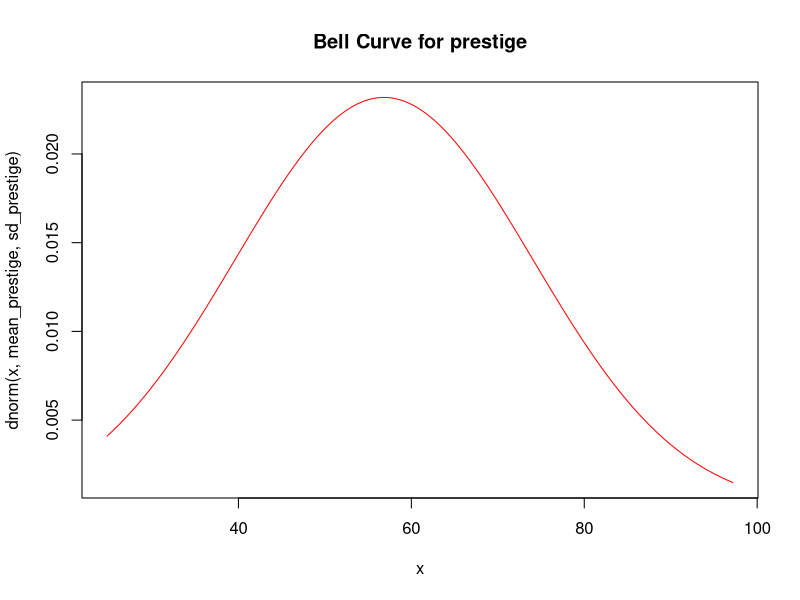
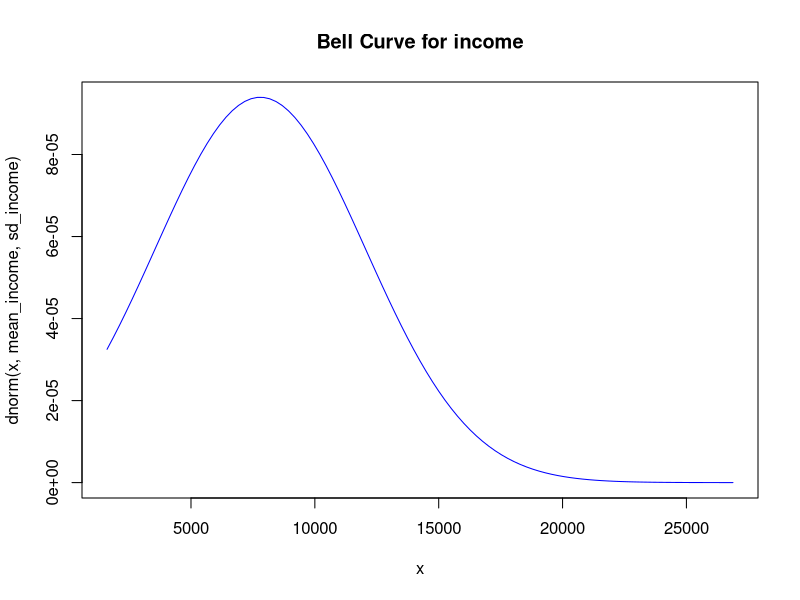
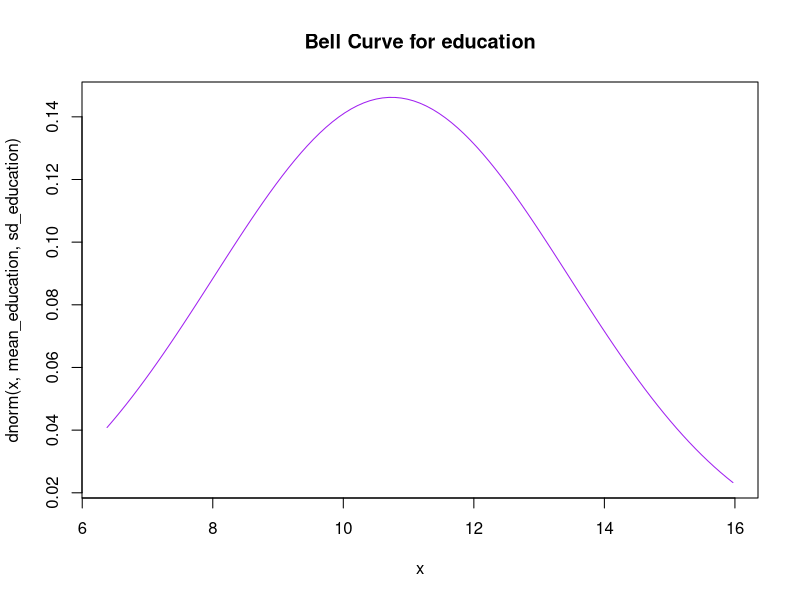
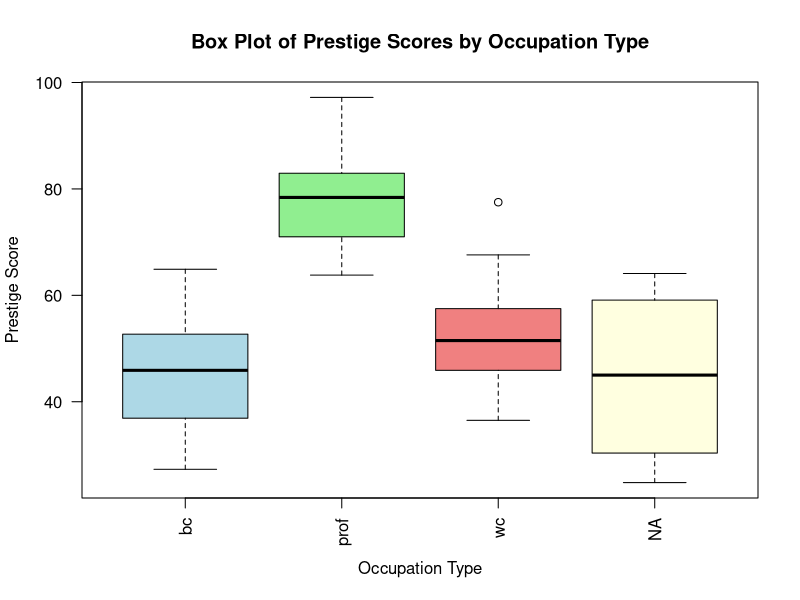
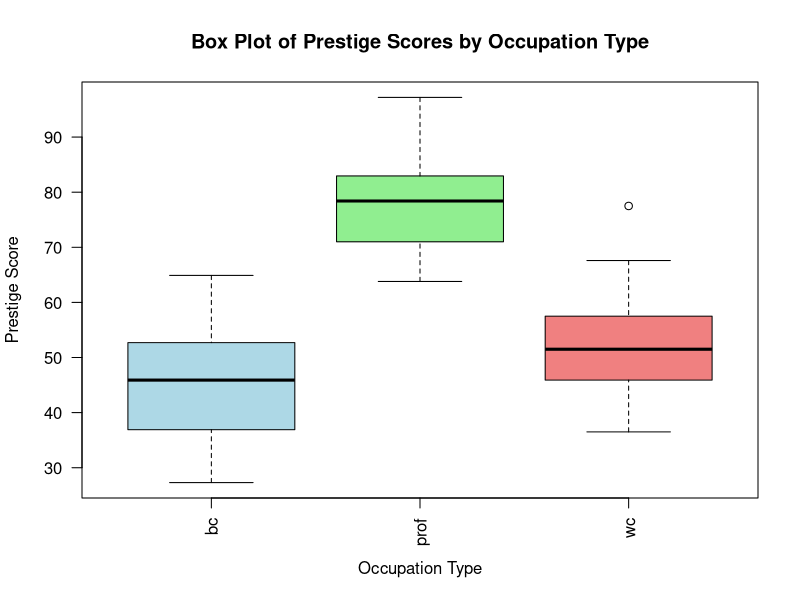
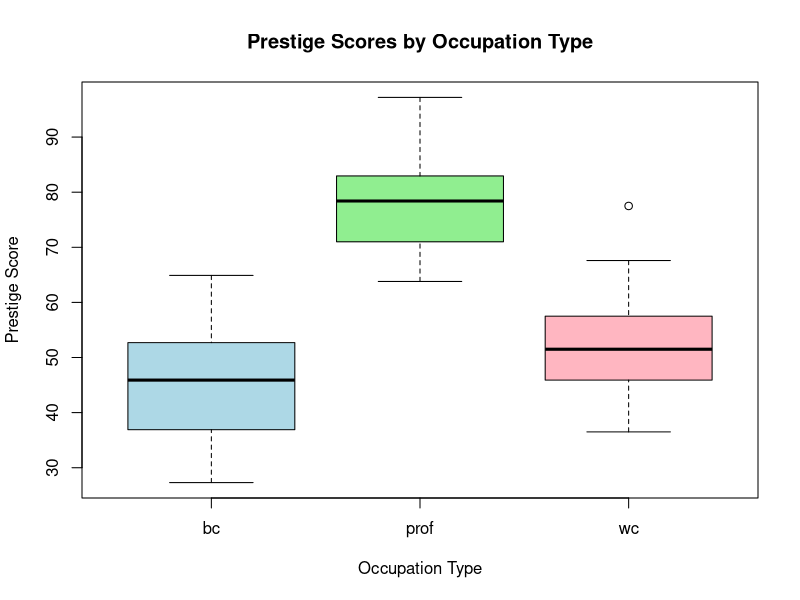
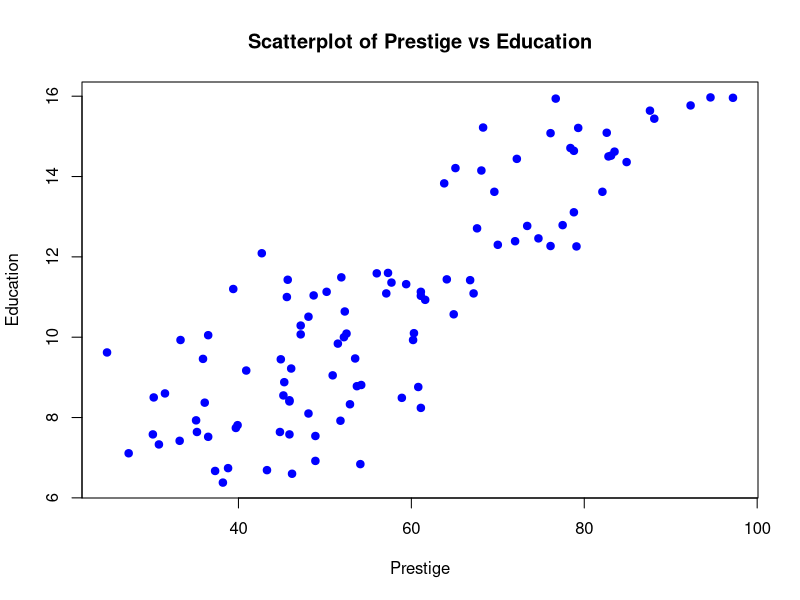
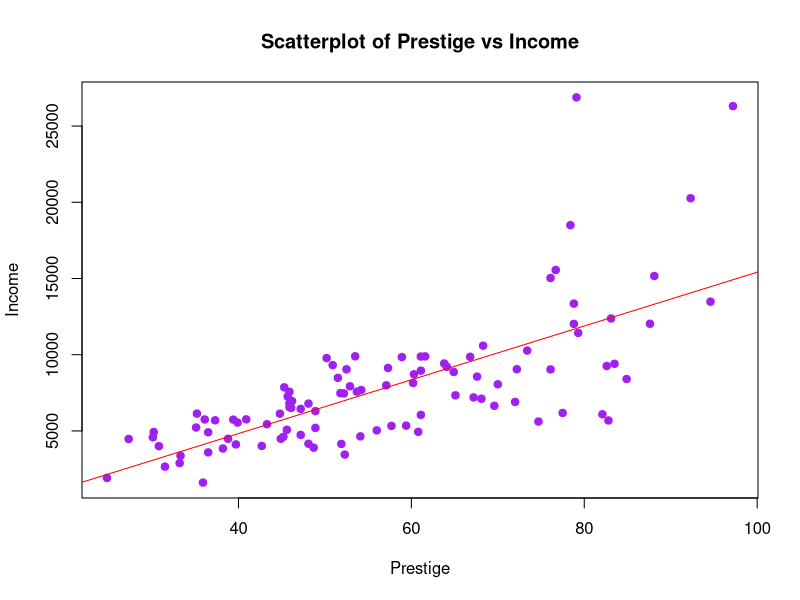

R code for these plots, in order:
# Load the data set
pres_new<-read.csv("Prestige_New.csv")

# View the first few rows
head(pres_new)

# Calculate minimum income of the incumbents
min_income <- min(pres_new$income)
#Print Result
print(paste("Minimum Income of the incumbents:",min_income))

#Calculate maximum income of the incumbents
max_income <- max(pres_new$income)
#Print Result
print(paste("Maximum Income of the incumbents:",max_income))

#Calculate mean income of the incumbents
mean_income <- mean(pres_new$income)
#Print Result
print(paste("Mean Income of the incumbents:", mean_income))

#Calculate median income of the incumbents
median_income <- median(pres_new$income)
#Print Result
print(paste("Median Income of the incumbents:", median_income))

# Define a function to find the mode
get_mode<-function(v){
  uniqv<-unique(v)
  uniqv[which.max(tabulate(match(v,uniqv)))]
}

#Calculate mode income of the incumbents
mode_income <- get_mode(pres_new$income)
#Print Result
print(paste("Mode Income of the incumbents:",mode_income))


# Summary statistics for prestige, education, and income
summary_statistics <- summary(pres_new[c("prestige", "education", "income")])
#Print Result
print(summary_statistics )


#finding central tendency analysis for prestige variable

mean_prestige <- mean(pres_new$prestige)
print(mean_prestige)

sd_prestige <- sd(pres_new$prestige)
print(sd_prestige)

#bell curve for prestige variable graphical analysis

curve(dnorm(x,mean_prestige,sd_prestige),
      col = "red",xlim = c(min(pres_new$prestige),max(pres_new$prestige)),
      main = "Bell Curve for prestige")



#finding central tendency analysis for income variable

mean_income <- mean(pres_new$income)
print(mean_income)

sd_income <- sd(pres_new$income)
print(sd_income)

#bell curve for income variable graphical analysis

curve(dnorm(x,mean_income,sd_income),
      col = "blue",xlim = c(min(pres_new$income),max(pres_new$income)),
      main = "Bell Curve for income")



#finding central tendency analysis for education variable

mean_education <- mean(pres_new$education)
print(mean_education)

sd_education <- sd(pres_new$education)
print(sd_education)

#bell curve for education variable graphical analysis

curve(dnorm(x,mean_education,sd_education),
      col = "purple",xlim = c(min(pres_new$education),max(pres_new$education)),
      main = "Bell Curve for education")


#Statistical Analysis

# Create subsets of the prestige scores
Occupation_type_Blue_Collar <- pres_new$prestige[pres_new$type == "bc"]
Occupation_type_Professional_Managerial_Technical <- pres_new$prestige[pres_new$type == "prof"]
Occupation_type_White_Collar <- pres_new$prestige[pres_new$type == "wc"]
Occupation_type_Not_Available <- pres_new$prestige[is.na(pres_new$type)]

# Perform pairwise t-tests
t_test_bc_prof <- t.test(Occupation_type_Blue_Collar, Occupation_type_Professional_Managerial_Technical)
t_test_bc_wc <- t.test(Occupation_type_Blue_Collar, Occupation_type_White_Collar)
t_test_bc_na <- t.test(Occupation_type_Blue_Collar, Occupation_type_Not_Available)
t_test_prof_wc <- t.test(Occupation_type_Professional_Managerial_Technical, Occupation_type_White_Collar)
t_test_prof_na <- t.test(Occupation_type_Professional_Managerial_Technical, Occupation_type_Not_Available)
t_test_wc_na <- t.test(Occupation_type_White_Collar, Occupation_type_Not_Available)


# Display results
t_test_bc_prof
t_test_bc_wc
t_test_bc_na
t_test_prof_wc
t_test_prof_na
t_test_wc_na


# Create a box plot (Manual Grouping)
boxplot(Occupation_type_Blue_Collar, 
        Occupation_type_Professional_Managerial_Technical, 
        Occupation_type_White_Collar, 
        Occupation_type_Not_Available,
        names = c("bc", "prof", "wc", "NA"),
        main = "Box Plot of Prestige Scores by Occupation Type",
        ylab = "Prestige Score",
        xlab = "Occupation Type",
        col = c("lightblue", "lightgreen", "lightcoral", "lightyellow"),
        las = 2) 


# Create a box plot (Automatic Grouping)
boxplot(pres_new$prestige~pres_new$type,
        main = "Box Plot of Prestige Scores by Occupation Type",
        ylab = "Prestige Score",
        xlab = "Occupation Type",
        col = c("lightblue", "lightgreen", "lightcoral"),
        las = 2) 



# Perform one-way ANOVA
anova_result <- aov(prestige ~ type, data = pres_new)
print(anova_result)

# Summary of the ANOVA test
summary(anova_result)


# Create a box plot for the ANOVA test
boxplot(prestige ~ type, data = pres_new,
        main = "Prestige Scores by Occupation Type",
        xlab = "Occupation Type", ylab = "Prestige Score",
        col = c("lightblue", "lightgreen", "lightpink"))




# Test normality for prestige
prestige_Normality <- shapiro.test(pres_new$prestige)
print(prestige_Normality)

# Test normality for education
education_Normality <- shapiro.test(pres_new$education)
print(education_Normality)


# Find the Correlation between the prestige and education variables
#using Spearman (since normality is violated)
correlation <- cor(pres_new$prestige, pres_new$education, method = "spearman")
print(correlation)


# Scatter plot of Prestige vs Education
plot(pres_new$prestige, pres_new$education, 
     xlab = "Prestige", ylab = "Education", 
     main = "Scatterplot of Prestige vs Education",
     pch = 19, col = "blue")





# Test normality for prestige
prestige_Normality <- shapiro.test(pres_new$prestige)
print(prestige_Normality)

#Test normality for income
income_Normality <- shapiro.test(pres_new$income)
print(income_Normality)


#Find the Correlation between the prestige and income variables
correlation <- cor(pres_new$prestige,pres_new$income,method = "pearson")
print(correlation)

# Scatter plot of Prestige vs Income
plot(pres_new$prestige,pres_new$income, xlab = "Prestige",
     ylab = "Income", main = "Scatterplot of Prestige vs Income",
     pch = 19, col = "purple")


# Fit a linear model and add the regression line to the plot
abline(lm(income ~ prestige, data = pres_new), col = "red") 

